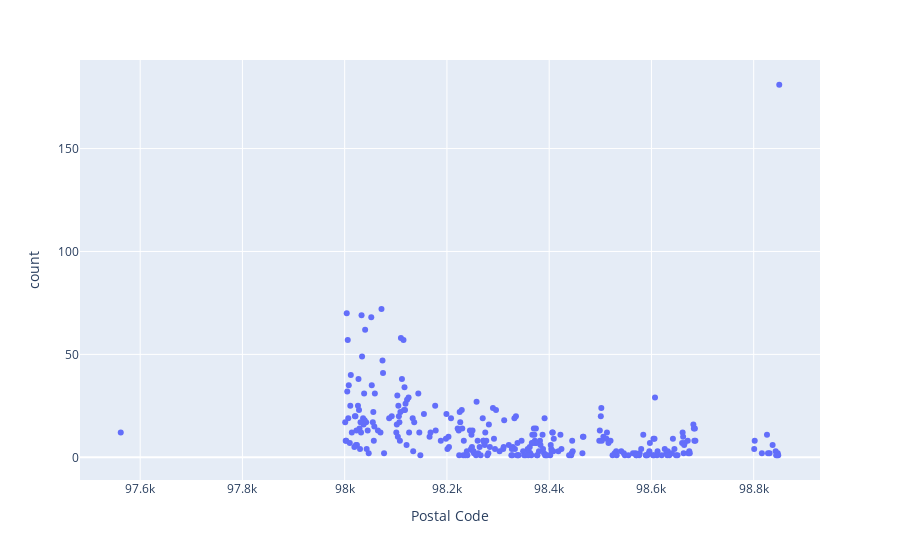

The notebook cell this image was saved under:
### Code cell
plt.figure(figsize=(20,10))
px.scatter(df_pcd, x='Postal Code',y='count')

### Figure 1 — Plotly figure (JSON) as saved in the notebook; plotly's stock layout.template omitted (floating-point values rounded to 4 significant figures; data arrays with more than 128 entries replaced by an {"elided": "..."} marker saying what was removed)
{"data": [{"hovertemplate": "Postal Code=%{x}<br>count=%{y}<extra></extra>", "legendgroup": "", "marker": {"color": "#636efa", "symbol": "circle"}, "mode": "markers", "name": "", "orientation": "v", "showlegend": false, "type": "scatter", "x": {"elided": "275 int values"}, "xaxis": "x", "y": {"elided": "275 int values"}, "yaxis": "y"}], "layout": {"legend": {"tracegroupgap": 0}, "margin": {"t": 60}, "xaxis": {"anchor": "y", "domain": [0, 1], "title": {"text": "Postal Code"}}, "yaxis": {"anchor": "x", "domain": [0, 1], "title": {"text": "count"}}}}
